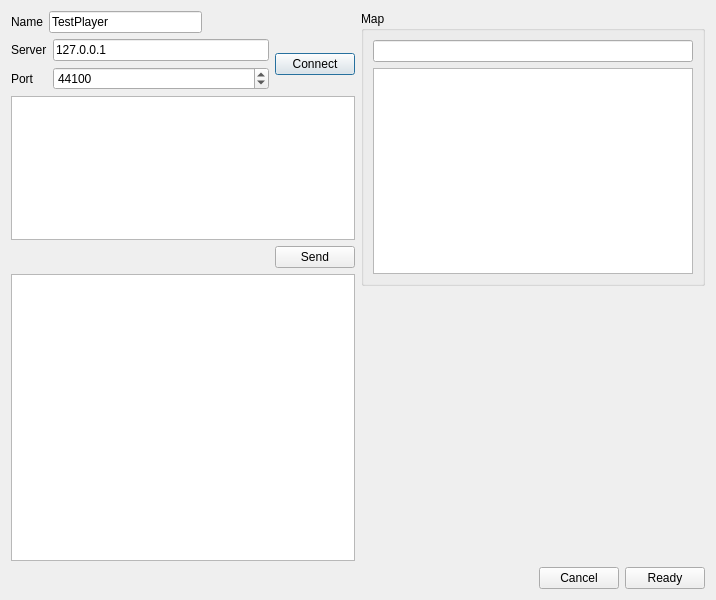
<?xml version="1.0" encoding="UTF-8"?>
<ui version="4.0">
 <class>ClientGameDialog</class>
 <widget class="QDialog" name="ClientGameDialog">
  <property name="geometry">
   <rect>
    <x>0</x>
    <y>0</y>
    <width>716</width>
    <height>600</height>
   </rect>
  </property>
  <property name="windowTitle">
   <string>Dialog</string>
  </property>
  <layout class="QGridLayout" name="gridLayout_2">
   <item row="0" column="0">
    <layout class="QVBoxLayout" name="verticalLayout_2" stretch="0,0,1,0,2">
     <item>
      <layout class="QHBoxLayout" name="horizontalLayout">
       <item>
        <widget class="QLabel" name="label_3">
         <property name="text">
          <string>Name</string>
         </property>
        </widget>
       </item>
       <item>
        <widget class="QLineEdit" name="playerNameEdit">
         <property name="text">
          <string>TestPlayer</string>
         </property>
        </widget>
       </item>
       <item>
        <spacer name="horizontalSpacer">
         <property name="orientation">
          <enum>Qt::Horizontal</enum>
         </property>
         <property name="sizeHint" stdset="0">
          <size>
           <width>40</width>
           <height>20</height>
          </size>
         </property>
        </spacer>
       </item>
      </layout>
     </item>
     <item>
      <layout class="QHBoxLayout" name="horizontalLayout_3">
       <item>
        <layout class="QGridLayout" name="gridLayout">
         <item row="0" column="0">
          <widget class="QLabel" name="label">
           <property name="text">
            <string>Server</string>
           </property>
          </widget>
         </item>
         <item row="0" column="1">
          <widget class="QLineEdit" name="serverAddressEdit">
           <property name="text">
            <string>127.0.0.1</string>
           </property>
          </widget>
         </item>
         <item row="1" column="0">
          <widget class="QLabel" name="label_2">
           <property name="text">
            <string>Port</string>
           </property>
          </widget>
         </item>
         <item row="1" column="1">
          <widget class="QSpinBox" name="portSpinBox">
           <property name="maximum">
            <number>65536</number>
           </property>
           <property name="value">
            <number>44100</number>
           </property>
          </widget>
         </item>
        </layout>
       </item>
       <item>
        <widget class="QPushButton" name="connectButton">
         <property name="text">
          <string>Connect</string>
         </property>
        </widget>
       </item>
      </layout>
     </item>
     <item>
      <widget class="QTextEdit" name="messageEdit"/>
     </item>
     <item>
      <layout class="QHBoxLayout" name="horizontalLayout_2">
       <item>
        <spacer name="horizontalSpacer_2">
         <property name="orientation">
          <enum>Qt::Horizontal</enum>
         </property>
         <property name="sizeHint" stdset="0">
          <size>
           <width>40</width>
           <height>20</height>
          </size>
         </property>
        </spacer>
       </item>
       <item>
        <widget class="QPushButton" name="sendMessageButton">
         <property name="text">
          <string>Send</string>
         </property>
        </widget>
       </item>
      </layout>
     </item>
     <item>
      <widget class="QTextEdit" name="logView">
       <property name="readOnly">
        <bool>true</bool>
       </property>
      </widget>
     </item>
    </layout>
   </item>
   <item row="0" column="1">
    <layout class="QVBoxLayout" name="verticalLayout_3">
     <item>
      <widget class="QGroupBox" name="groupBox">
       <property name="title">
        <string>Map</string>
       </property>
       <layout class="QVBoxLayout" name="verticalLayout">
        <item>
         <widget class="QLineEdit" name="mapNameEdit">
          <property name="readOnly">
           <bool>true</bool>
          </property>
         </widget>
        </item>
        <item>
         <widget class="QGraphicsView" name="mapPreview"/>
        </item>
       </layout>
      </widget>
     </item>
     <item>
      <spacer name="verticalSpacer">
       <property name="orientation">
        <enum>Qt::Vertical</enum>
       </property>
       <property name="sizeHint" stdset="0">
        <size>
         <width>20</width>
         <height>40</height>
        </size>
       </property>
      </spacer>
     </item>
    </layout>
   </item>
   <item row="1" column="0" colspan="2">
    <layout class="QHBoxLayout" name="horizontalLayout_4">
     <item>
      <spacer name="horizontalSpacer_3">
       <property name="orientation">
        <enum>Qt::Horizontal</enum>
       </property>
       <property name="sizeHint" stdset="0">
        <size>
         <width>40</width>
         <height>20</height>
        </size>
       </property>
      </spacer>
     </item>
     <item>
      <widget class="QPushButton" name="pushButton">
       <property name="text">
        <string>Cancel</string>
       </property>
      </widget>
     </item>
     <item>
      <widget class="QPushButton" name="readyButton">
       <property name="text">
        <string>Ready</string>
       </property>
      </widget>
     </item>
    </layout>
   </item>
  </layout>
 </widget>
 <resources/>
 <connections/>
</ui>
